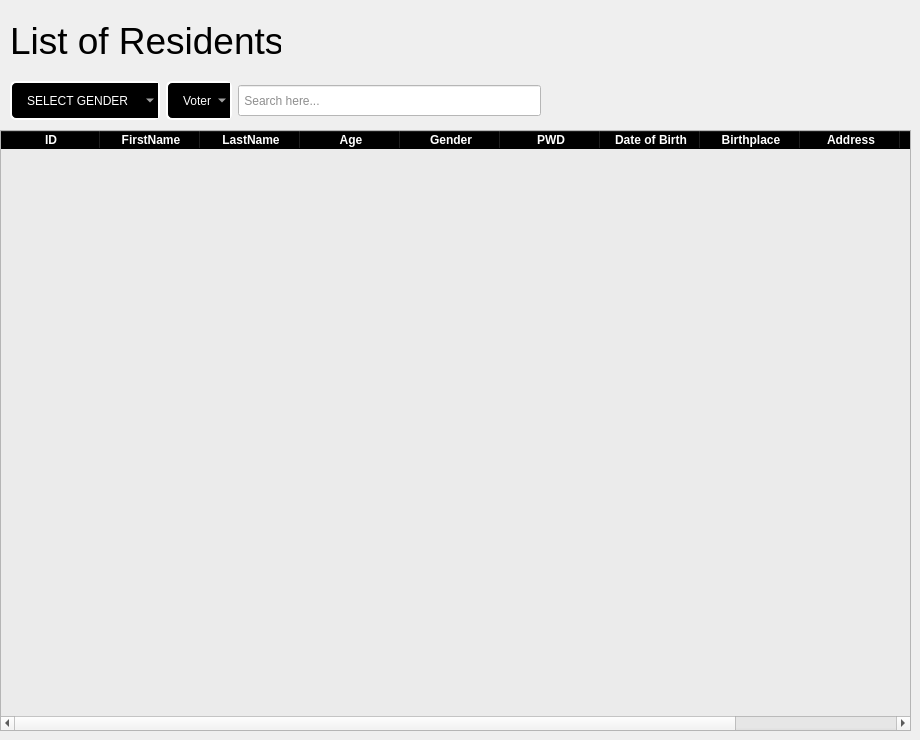
          <widget class="QWidget" name="page_6">
           <widget class="QLabel" name="label_12">
            <property name="geometry">
             <rect>
              <x>10</x>
              <y>10</y>
              <width>271</width>
              <height>61</height>
             </rect>
            </property>
            <property name="font">
             <font>
              <pointsize>28</pointsize>
             </font>
            </property>
            <property name="text">
             <string>List of Residents</string>
            </property>
           </widget>
           <widget class="QTableWidget" name="tableWidget_4">
            <property name="geometry">
             <rect>
              <x>0</x>
              <y>130</y>
              <width>911</width>
              <height>601</height>
             </rect>
            </property>
            <property name="styleSheet">
             <string notr="true">QTableWidget{background-color: rgb(235, 235, 235);}

QHeaderView::section{

 font-weight:bold;
 background-color:black;
 color:white;

}

</string>
            </property>
            <column>
             <property name="text">
              <string>ID</string>
             </property>
            </column>
            <column>
             <property name="text">
              <string>FirstName</string>
             </property>
            </column>
            <column>
             <property name="text">
              <string>LastName</string>
             </property>
            </column>
            <column>
             <property name="text">
              <string>Age</string>
             </property>
            </column>
            <column>
             <property name="text">
              <string>Gender</string>
             </property>
            </column>
            <column>
             <property name="text">
              <string>PWD</string>
             </property>
            </column>
            <column>
             <property name="text">
              <string>Date of Birth</string>
             </property>
            </column>
            <column>
             <property name="text">
              <string>Birthplace</string>
             </property>
            </column>
            <column>
             <property name="text">
              <string>Address</string>
             </property>
            </column>
            <column>
             <property name="text">
              <string>Contact</string>
             </property>
            </column>
            <column>
             <property name="text">
              <string>Email Address</string>
             </property>
            </column>
           </widget>
           <widget class="QWidget" name="layoutWidget_3">
            <property name="geometry">
             <rect>
              <x>10</x>
              <y>80</y>
              <width>531</width>
              <height>41</height>
             </rect>
            </property>
            <layout class="QHBoxLayout" name="horizontalLayout_8">
             <item>
              <widget class="QComboBox" name="select_residentgender">
               <property name="minimumSize">
                <size>
                 <width>150</width>
                 <height>0</height>
                </size>
               </property>
               <property name="styleSheet">
                <string notr="true">QComboBox{ 
border: 2px solid white;
border-radius:6px;
padding-left: 1px 18px 1px 3px;
height: 35px;
background-color:black;
color:white;
padding-left:15px;
selection-background-color: #298089;
}</string>
               </property>
               <item>
                <property name="text">
                 <string>SELECT GENDER</string>
                </property>
               </item>
               <item>
                <property name="text">
                 <string>Male</string>
                </property>
               </item>
               <item>
                <property name="text">
                 <string>Female</string>
                </property>
               </item>
              </widget>
             </item>
             <item>
              <widget class="QComboBox" name="select_residentvoter">
               <property name="styleSheet">
                <string notr="true">QComboBox{ 
border: 2px solid white;
border-radius:6px;
padding-left: 1px 18px 1px 3px;
height: 35px;
background-color:black;
color:white;
padding-left:15px;
selection-background-color: #298089;
}</string>
               </property>
               <item>
                <property name="text">
                 <string>Voter</string>
                </property>
               </item>
               <item>
                <property name="text">
                 <string>Yes</string>
                </property>
               </item>
               <item>
                <property name="text">
                 <string>No</string>
                </property>
               </item>
              </widget>
             </item>
             <item>
              <widget class="QLineEdit" name="search_resident">
               <property name="minimumSize">
                <size>
                 <width>0</width>
                 <height>31</height>
                </size>
               </property>
               <property name="maximumSize">
                <size>
                 <width>16777215</width>
                 <height>31</height>
                </size>
               </property>
               <property name="styleSheet">
                <string notr="true">background-color: rgb(255, 255, 255);
color: rgb(30, 30, 30);</string>
               </property>
               <property name="text">
                <string/>
               </property>
               <property name="placeholderText">
                <string> Search here...</string>
               </property>
              </widget>
             </item>
            </layout>
           </widget>
          </widget>
